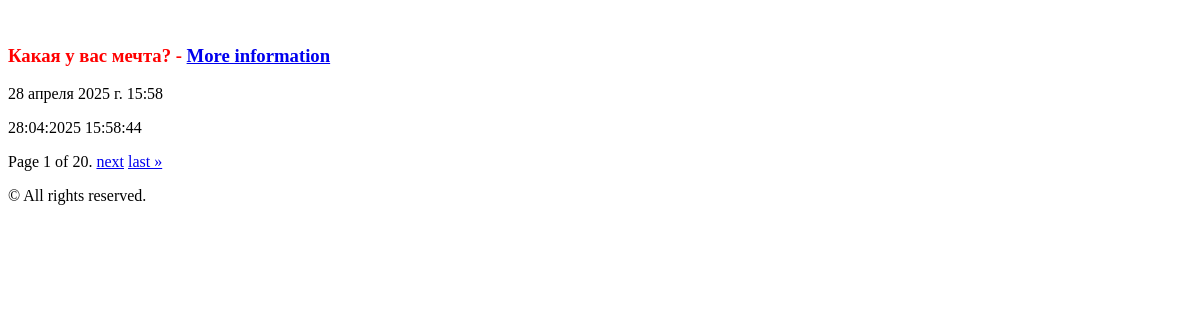
Screenshot of /polls/ with the database file from the repository.
### polls/models.py (models this page shows)
class Question(models.Model):
    question_text = models.CharField(max_length=100,
                                     unique=True,
                                     unique_for_date='date_time', null=False, blank=False)
    notes = GenericRelation('Note')
    date_time = models.DateTimeField("data published", auto_now_add=True)
    def __str__(self) -> str:
        return self.question_text

### polls/views.py (the view)
# urls.py: path('', views.QuestionListView.as_view(), name='index'),
class QuestionListView(ListView):
    model = Question
    template_name = 'polls/in.html'
    context_object_name = 'questions'
    paginate_by = 1

### templates/polls/in.html (shortened to what this page needs)
{% extends 'polls/parent.html' %}
{% block content %}
    <br>
    <div class="">
        {% for q in questions %}
        <h3>{{q}} - <a href="{%url 'polls:detail' q.id%}">More information</a></h3>
        <p>{{q.date_time}}</p>
        <p>{{q.date_time|date:"d:m:Y H:i:s"}}</p>
        <span class="step-links">
            <span class="current">
                Page {{ page_obj.number }} of {{ page_obj.paginator.num_pages }}.
            </span>
            {% if page_obj.has_next %}
                <a href="?page={{ page_obj.next_page_number }}">next</a>
                <a href="?page={{ page_obj.paginator.num_pages }}">last &raquo;</a>
            {% endif %}
        </span>
        {% endfor %}
    </div>
{%endblock%}

### static/main.css (style rules this page uses)
h3 { color: red; }

### rows the page displays
Question: question_text "Какая у вас мечта?", date_time "28 апреля 2025 г. 15:58", date_time "28:04:2025 15:58:44", number "1", paginator.num_pages "20"
